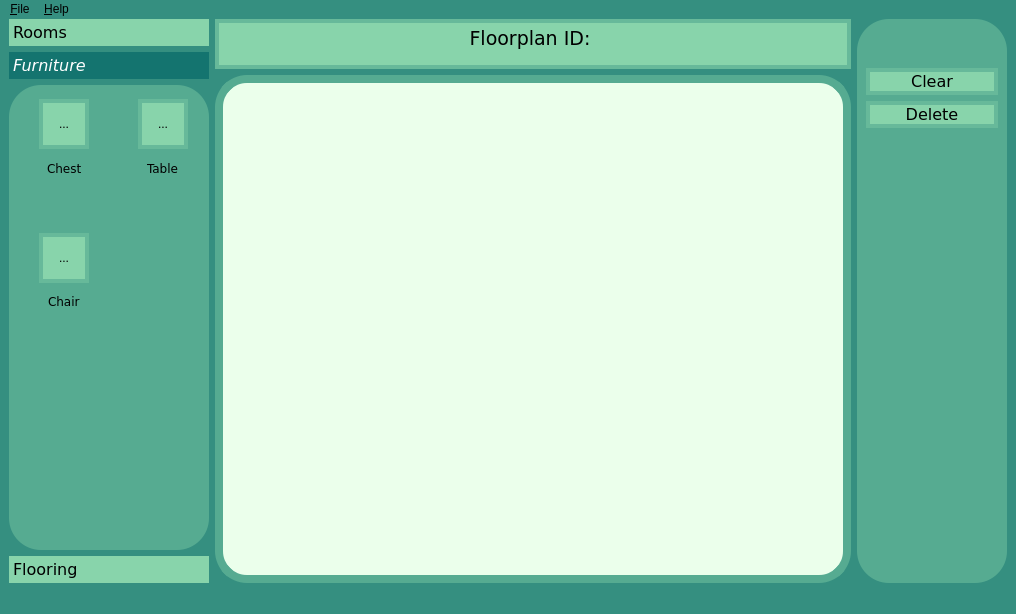
<?xml version="1.0" encoding="UTF-8"?>
<ui version="4.0">
 <class>EditWindow</class>
 <widget class="QMainWindow" name="EditWindow">
  <property name="geometry">
   <rect>
    <x>0</x>
    <y>0</y>
    <width>1016</width>
    <height>614</height>
   </rect>
  </property>
  <property name="windowTitle">
   <string>MainWindow</string>
  </property>
  <property name="styleSheet">
   <string notr="true">background: rgba(53, 143, 128, 1);</string>
  </property>
  <widget class="QWidget" name="centralwidget">
   <layout class="QVBoxLayout" name="verticalLayout">
    <property name="spacing">
     <number>0</number>
    </property>
    <property name="topMargin">
     <number>0</number>
    </property>
    <item>
     <widget class="QFrame" name="frame_2">
      <property name="frameShape">
       <enum>QFrame::Shape::NoFrame</enum>
      </property>
      <property name="frameShadow">
       <enum>QFrame::Shadow::Raised</enum>
      </property>
      <layout class="QHBoxLayout" name="horizontalLayout">
       <property name="leftMargin">
        <number>0</number>
       </property>
       <property name="topMargin">
        <number>0</number>
       </property>
       <property name="rightMargin">
        <number>0</number>
       </property>
       <property name="bottomMargin">
        <number>0</number>
       </property>
       <item>
        <widget class="QToolBox" name="toolBox">
         <property name="minimumSize">
          <size>
           <width>200</width>
           <height>0</height>
          </size>
         </property>
         <property name="maximumSize">
          <size>
           <width>200</width>
           <height>16777215</height>
          </size>
         </property>
         <property name="baseSize">
          <size>
           <width>0</width>
           <height>0</height>
          </size>
         </property>
         <property name="font">
          <font>
           <family>Verdana</family>
           <pointsize>12</pointsize>
           <bold>false</bold>
          </font>
         </property>
         <property name="styleSheet">
          <string notr="true">QToolBox::tab {
  	background:  rgba(136, 212, 171, 1);
	border-radius: 32px;
}

QToolBox::tab:selected { 
    	font: italic;
    	background:rgba(20, 116, 111, 1);
		color: rgb(255,255,255);
		border-radius: 32px;
}
</string>
         </property>
         <property name="frameShape">
          <enum>QFrame::Shape::NoFrame</enum>
         </property>
         <property name="currentIndex">
          <number>1</number>
         </property>
         <widget class="QWidget" name="roomsPage">
          <property name="geometry">
           <rect>
            <x>0</x>
            <y>0</y>
            <width>200</width>
            <height>435</height>
           </rect>
          </property>
          <property name="styleSheet">
           <string notr="true">background:rgba(86, 171, 145, 1); 
border-radius: 32px;</string>
          </property>
          <attribute name="label">
           <string>Rooms</string>
          </attribute>
          <widget class="QWidget" name="gridLayoutWidget_3">
           <property name="geometry">
            <rect>
             <x>10</x>
             <y>20</y>
             <width>181</width>
             <height>261</height>
            </rect>
           </property>
           <layout class="QGridLayout" name="gridLayout_3">
            <item row="0" column="0" alignment="Qt::AlignmentFlag::AlignHCenter|Qt::AlignmentFlag::AlignVCenter">
             <widget class="QToolButton" name="btn_squareRoom">
              <property name="minimumSize">
               <size>
                <width>50</width>
                <height>50</height>
               </size>
              </property>
              <property name="styleSheet">
               <string notr="true">QToolButton{
	background: rgba(136, 212, 171, 1);
	border-width: 4px;
	border-style: solid;
	border-radius: 32px;
	border-color: rgba(103, 185, 154, 1);
}
QToolButton::hover {
	background: rgba(103, 185, 154, 1);
	border-width: 4px;
	border-style: solid;
	border-radius: 32px;
	border-color: rgba(103, 185, 154, 1);
}
</string>
              </property>
              <property name="text">
               <string/>
              </property>
              <property name="icon">
               <iconset>
                <normaloff>Images/square.png</normaloff>Images/square.png</iconset>
              </property>
             </widget>
            </item>
            <item row="0" column="1" alignment="Qt::AlignmentFlag::AlignHCenter|Qt::AlignmentFlag::AlignVCenter">
             <widget class="QToolButton" name="btn_rectangleRoom">
              <property name="minimumSize">
               <size>
                <width>50</width>
                <height>50</height>
               </size>
              </property>
              <property name="styleSheet">
               <string notr="true">QToolButton{
	background: rgba(136, 212, 171, 1);
	border-width: 4px;
	border-style: solid;
	border-radius: 32px;
	border-color: rgba(103, 185, 154, 1);
}
QToolButton::hover {
	background: rgba(103, 185, 154, 1);
	border-width: 4px;
	border-style: solid;
	border-radius: 32px;
	border-color: rgba(103, 185, 154, 1);
}
</string>
              </property>
              <property name="text">
               <string/>
              </property>
              <property name="icon">
               <iconset>
                <normaloff>Images/rectangle.png</normaloff>Images/rectangle.png</iconset>
              </property>
             </widget>
            </item>
            <item row="1" column="0" alignment="Qt::AlignmentFlag::AlignTop">
             <widget class="QLabel" name="lbl_squareRoom">
              <property name="minimumSize">
               <size>
                <width>0</width>
                <height>0</height>
               </size>
              </property>
              <property name="maximumSize">
               <size>
                <width>70</width>
                <height>50</height>
               </size>
              </property>
              <property name="font">
               <font>
                <family>Verdana</family>
               </font>
              </property>
              <property name="text">
               <string>Square Room</string>
              </property>
              <property name="alignment">
               <set>Qt::AlignmentFlag::AlignCenter</set>
              </property>
              <property name="wordWrap">
               <bool>true</bool>
              </property>
             </widget>
            </item>
            <item row="2" column="0" alignment="Qt::AlignmentFlag::AlignHCenter|Qt::AlignmentFlag::AlignVCenter">
             <widget class="QToolButton" name="btn_door">
              <property name="minimumSize">
               <size>
                <width>50</width>
                <height>50</height>
               </size>
              </property>
              <property name="styleSheet">
               <string notr="true">QToolButton{
	background: rgba(136, 212, 171, 1);
	border-width: 4px;
	border-style: solid;
	border-radius: 32px;
	border-color: rgba(103, 185, 154, 1);
}
QToolButton::hover {
	background: rgba(103, 185, 154, 1);
	border-width: 4px;
	border-style: solid;
	border-radius: 32px;
	border-color: rgba(103, 185, 154, 1);
}
</string>
              </property>
              <property name="text">
               <string/>
              </property>
              <property name="icon">
               <iconset>
                <normaloff>Images/door.png</normaloff>Images/door.png</iconset>
              </property>
             </widget>
            </item>
            <item row="3" column="0" alignment="Qt::AlignmentFlag::AlignHCenter|Qt::AlignmentFlag::AlignTop">
             <widget class="QLabel" name="label_15">
              <property name="minimumSize">
               <size>
                <width>75</width>
                <height>0</height>
               </size>
              </property>
              <property name="maximumSize">
               <size>
                <width>75</width>
                <height>50</height>
               </size>
              </property>
              <property name="font">
               <font>
                <family>Verdana</family>
               </font>
              </property>
              <property name="text">
               <string>Door</string>
              </property>
              <property name="alignment">
               <set>Qt::AlignmentFlag::AlignCenter</set>
              </property>
              <property name="wordWrap">
               <bool>true</bool>
              </property>
             </widget>
            </item>
            <item row="1" column="1">
             <widget class="QLabel" name="label_6">
              <property name="maximumSize">
               <size>
                <width>70</width>
                <height>50</height>
               </size>
              </property>
              <property name="font">
               <font>
                <family>Verdana</family>
               </font>
              </property>
              <property name="text">
               <string>Rectangle Room</string>
              </property>
              <property name="alignment">
               <set>Qt::AlignmentFlag::AlignCenter</set>
              </property>
              <property name="wordWrap">
               <bool>true</bool>
              </property>
             </widget>
            </item>
           </layout>
          </widget>
         </widget>
         <widget class="QWidget" name="furniturePage">
          <property name="geometry">
           <rect>
            <x>0</x>
            <y>0</y>
            <width>200</width>
            <height>435</height>
           </rect>
          </property>
          <property name="styleSheet">
           <string notr="true">background:rgba(86, 171, 145, 1); 
border-radius: 32px;</string>
          </property>
          <attribute name="label">
           <string>Furniture</string>
          </attribute>
          <widget class="QWidget" name="gridLayoutWidget_2">
           <property name="geometry">
            <rect>
             <x>9</x>
             <y>9</y>
             <width>191</width>
             <height>261</height>
            </rect>
           </property>
           <layout class="QGridLayout" name="gridLayout_2">
            <item row="0" column="0" alignment="Qt::AlignmentFlag::AlignHCenter|Qt::AlignmentFlag::AlignVCenter">
             <widget class="QToolButton" name="btn_Chest">
              <property name="minimumSize">
               <size>
                <width>50</width>
                <height>50</height>
               </size>
              </property>
              <property name="styleSheet">
               <string notr="true">QToolButton{
	background: rgba(136, 212, 171, 1);
	border-width: 4px;
	border-style: solid;
	border-radius: 32px;
	border-color: rgba(103, 185, 154, 1);
}
QToolButton::hover {
	background: rgba(103, 185, 154, 1);
	border-width: 4px;
	border-style: solid;
	border-radius: 32px;
	border-color: rgba(103, 185, 154, 1);
}
</string>
              </property>
              <property name="text">
               <string>...</string>
              </property>
              <property name="icon">
               <iconset>
                <normaloff>Images/chest.png</normaloff>Images/chest.png</iconset>
              </property>
             </widget>
            </item>
            <item row="1" column="0" alignment="Qt::AlignmentFlag::AlignHCenter|Qt::AlignmentFlag::AlignTop">
             <widget class="QLabel" name="label_5">
              <property name="font">
               <font>
                <family>Verdana</family>
               </font>
              </property>
              <property name="text">
               <string>Chest</string>
              </property>
             </widget>
            </item>
            <item row="2" column="0" alignment="Qt::AlignmentFlag::AlignHCenter|Qt::AlignmentFlag::AlignVCenter">
             <widget class="QToolButton" name="btn_Chair">
              <property name="minimumSize">
               <size>
                <width>50</width>
                <height>50</height>
               </size>
              </property>
              <property name="styleSheet">
               <string notr="true">QToolButton{
	background: rgba(136, 212, 171, 1);
	border-width: 4px;
	border-style: solid;
	border-radius: 32px;
	border-color: rgba(103, 185, 154, 1);
}
QToolButton::hover {
	background: rgba(103, 185, 154, 1);
	border-width: 4px;
	border-style: solid;
	border-radius: 32px;
	border-color: rgba(103, 185, 154, 1);
}
</string>
              </property>
              <property name="text">
               <string>...</string>
              </property>
              <property name="icon">
               <iconset>
                <normaloff>Images/chair.png</normaloff>Images/chair.png</iconset>
              </property>
             </widget>
            </item>
            <item row="1" column="1" alignment="Qt::AlignmentFlag::AlignHCenter|Qt::AlignmentFlag::AlignTop">
             <widget class="QLabel" name="label_8">
              <property name="font">
               <font>
                <family>Verdana</family>
               </font>
              </property>
              <property name="text">
               <string>Table</string>
              </property>
             </widget>
            </item>
            <item row="0" column="1" alignment="Qt::AlignmentFlag::AlignHCenter|Qt::AlignmentFlag::AlignVCenter">
             <widget class="QToolButton" name="btn_Table">
              <property name="minimumSize">
               <size>
                <width>50</width>
                <height>50</height>
               </size>
              </property>
              <property name="styleSheet">
               <string notr="true">QToolButton{
	background: rgba(136, 212, 171, 1);
	border-width: 4px;
	border-style: solid;
	border-radius: 32px;
	border-color: rgba(103, 185, 154, 1);
}
QToolButton::hover {
	background: rgba(103, 185, 154, 1);
	border-width: 4px;
	border-style: solid;
	border-radius: 32px;
	border-color: rgba(103, 185, 154, 1);
}
</string>
              </property>
              <property name="text">
               <string>...</string>
              </property>
              <property name="icon">
               <iconset>
                <normaloff>Images/table.png</normaloff>Images/table.png</iconset>
              </property>
             </widget>
            </item>
            <item row="3" column="0" alignment="Qt::AlignmentFlag::AlignHCenter|Qt::AlignmentFlag::AlignTop">
             <widget class="QLabel" name="label_9">
              <property name="font">
               <font>
                <family>Verdana</family>
               </font>
              </property>
              <property name="text">
               <string>Chair</string>
              </property>
             </widget>
            </item>
            <item row="3" column="1">
             <widget class="QLabel" name="label_10">
              <property name="text">
               <string/>
              </property>
             </widget>
            </item>
           </layout>
          </widget>
         </widget>
         <widget class="QWidget" name="flooringPage">
          <property name="geometry">
           <rect>
            <x>0</x>
            <y>0</y>
            <width>200</width>
            <height>435</height>
           </rect>
          </property>
          <property name="styleSheet">
           <string notr="true">background:rgba(86, 171, 145, 1); 
border-radius: 32px;</string>
          </property>
          <attribute name="label">
           <string>Flooring</string>
          </attribute>
          <widget class="QWidget" name="gridLayoutWidget">
           <property name="geometry">
            <rect>
             <x>9</x>
             <y>9</y>
             <width>191</width>
             <height>261</height>
            </rect>
           </property>
           <layout class="QGridLayout" name="gridLayout">
            <property name="sizeConstraint">
             <enum>QLayout::SizeConstraint::SetNoConstraint</enum>
            </property>
            <item row="2" column="1" alignment="Qt::AlignmentFlag::AlignHCenter|Qt::AlignmentFlag::AlignVCenter">
             <widget class="QToolButton" name="btn_friezeCut">
              <property name="minimumSize">
               <size>
                <width>50</width>
                <height>50</height>
               </size>
              </property>
              <property name="styleSheet">
               <string notr="true">QToolButton{
	background: rgba(136, 212, 171, 1);
	border-width: 4px;
	border-style: solid;
	border-radius: 32px;
	border-color: rgba(103, 185, 154, 1);
}
QToolButton::hover {
	background: rgba(103, 185, 154, 1);
	border-width: 4px;
	border-style: solid;
	border-radius: 32px;
	border-color: rgba(103, 185, 154, 1);
}
</string>
              </property>
              <property name="text">
               <string/>
              </property>
              <property name="icon">
               <iconset>
                <normaloff>Images/frieze.png</normaloff>Images/frieze.png</iconset>
              </property>
             </widget>
            </item>
            <item row="0" column="0" alignment="Qt::AlignmentFlag::AlignHCenter|Qt::AlignmentFlag::AlignVCenter">
             <widget class="QToolButton" name="btn_hardFloor">
              <property name="minimumSize">
               <size>
                <width>50</width>
                <height>50</height>
               </size>
              </property>
              <property name="styleSheet">
               <string notr="true">QToolButton{
	background: rgba(136, 212, 171, 1);
	border-width: 4px;
	border-style: solid;
	border-radius: 32px;
	border-color: rgba(103, 185, 154, 1);
}
QToolButton::hover {
	background: rgba(103, 185, 154, 1);
	border-width: 4px;
	border-style: solid;
	border-radius: 32px;
	border-color: rgba(103, 185, 154, 1);
}
</string>
              </property>
              <property name="text">
               <string/>
              </property>
              <property name="icon">
               <iconset>
                <normaloff>Images/hardfloor.png</normaloff>Images/hardfloor.png</iconset>
              </property>
             </widget>
            </item>
            <item row="1" column="0" alignment="Qt::AlignmentFlag::AlignHCenter|Qt::AlignmentFlag::AlignTop">
             <widget class="QLabel" name="label_11">
              <property name="font">
               <font>
                <family>Verdana</family>
               </font>
              </property>
              <property name="text">
               <string>Hard Floor</string>
              </property>
             </widget>
            </item>
            <item row="0" column="1" alignment="Qt::AlignmentFlag::AlignHCenter|Qt::AlignmentFlag::AlignVCenter">
             <widget class="QToolButton" name="btn_loopPile">
              <property name="minimumSize">
               <size>
                <width>50</width>
                <height>50</height>
               </size>
              </property>
              <property name="styleSheet">
               <string notr="true">QToolButton{
	background: rgba(136, 212, 171, 1);
	border-width: 4px;
	border-style: solid;
	border-radius: 32px;
	border-color: rgba(103, 185, 154, 1);
}
QToolButton::hover {
	background: rgba(103, 185, 154, 1);
	border-width: 4px;
	border-style: solid;
	border-radius: 32px;
	border-color: rgba(103, 185, 154, 1);
}
</string>
              </property>
              <property name="text">
               <string/>
              </property>
              <property name="icon">
               <iconset>
                <normaloff>Images/looppile.png</normaloff>Images/looppile.png</iconset>
              </property>
             </widget>
            </item>
            <item row="2" column="0" alignment="Qt::AlignmentFlag::AlignHCenter|Qt::AlignmentFlag::AlignVCenter">
             <widget class="QToolButton" name="btn_cutPile">
              <property name="minimumSize">
               <size>
                <width>50</width>
                <height>50</height>
               </size>
              </property>
              <property name="styleSheet">
               <string notr="true">QToolButton{
	background: rgba(136, 212, 171, 1);
	border-width: 4px;
	border-style: solid;
	border-radius: 32px;
	border-color: rgba(103, 185, 154, 1);
}
QToolButton::hover {
	background: rgba(103, 185, 154, 1);
	border-width: 4px;
	border-style: solid;
	border-radius: 32px;
	border-color: rgba(103, 185, 154, 1);
}
</string>
              </property>
              <property name="text">
               <string/>
              </property>
              <property name="icon">
               <iconset>
                <normaloff>Images/cutpile.png</normaloff>Images/cutpile.png</iconset>
              </property>
             </widget>
            </item>
            <item row="1" column="1" alignment="Qt::AlignmentFlag::AlignHCenter|Qt::AlignmentFlag::AlignTop">
             <widget class="QLabel" name="label_12">
              <property name="font">
               <font>
                <family>Verdana</family>
               </font>
              </property>
              <property name="text">
               <string>Loop Pile</string>
              </property>
             </widget>
            </item>
            <item row="3" column="0" alignment="Qt::AlignmentFlag::AlignHCenter|Qt::AlignmentFlag::AlignTop">
             <widget class="QLabel" name="label_13">
              <property name="font">
               <font>
                <family>Verdana</family>
               </font>
              </property>
              <property name="text">
               <string>Cut Pile</string>
              </property>
             </widget>
            </item>
            <item row="3" column="1" alignment="Qt::AlignmentFlag::AlignHCenter|Qt::AlignmentFlag::AlignTop">
             <widget class="QLabel" name="label_14">
              <property name="font">
               <font>
                <family>Verdana</family>
               </font>
              </property>
              <property name="text">
               <string>Frieze-Cut</string>
              </property>
             </widget>
            </item>
           </layout>
          </widget>
         </widget>
        </widget>
       </item>
       <item>
        <layout class="QVBoxLayout" name="verticalLayout_3">
         <item>
          <widget class="QTextBrowser" name="floorID">
           <property name="sizePolicy">
            <sizepolicy hsizetype="Expanding" vsizetype="Fixed">
             <horstretch>0</horstretch>
             <verstretch>0</verstretch>
            </sizepolicy>
           </property>
           <property name="minimumSize">
            <size>
             <width>100</width>
             <height>25</height>
            </size>
           </property>
           <property name="maximumSize">
            <size>
             <width>16777215</width>
             <height>50</height>
            </size>
           </property>
           <property name="font">
            <font>
             <family>Verdana</family>
             <pointsize>14</pointsize>
            </font>
           </property>
           <property name="styleSheet">
            <string notr="true">background: rgba(136, 212, 171, 1);
border-width: 4px;
border-style: solid;
border-radius: 32px;
border-color: rgba(103, 185, 154, 1);</string>
           </property>
           <property name="html">
            <string>&lt;!DOCTYPE HTML PUBLIC &quot;-//W3C//DTD HTML 4.0//EN&quot; &quot;http://www.w3.org/TR/REC-html40/strict.dtd&quot;&gt;
&lt;html&gt;&lt;head&gt;&lt;meta name=&quot;qrichtext&quot; content=&quot;1&quot; /&gt;&lt;meta charset=&quot;utf-8&quot; /&gt;&lt;style type=&quot;text/css&quot;&gt;
p, li { white-space: pre-wrap; }
hr { height: 1px; border-width: 0; }
li.unchecked::marker { content: &quot;\2610&quot;; }
li.checked::marker { content: &quot;\2612&quot;; }
&lt;/style&gt;&lt;/head&gt;&lt;body style=&quot; font-family:'Verdana'; font-size:14pt; font-weight:400; font-style:normal;&quot;&gt;
&lt;p align=&quot;center&quot; style=&quot; margin-top:0px; margin-bottom:0px; margin-left:0px; margin-right:0px; -qt-block-indent:0; text-indent:0px;&quot;&gt;&lt;span style=&quot; font-family:'Segoe UI';&quot;&gt;Floorplan ID: &lt;/span&gt;&lt;/p&gt;&lt;/body&gt;&lt;/html&gt;</string>
           </property>
          </widget>
         </item>
         <item>
          <widget class="QGraphicsView" name="graphicsView">
           <property name="minimumSize">
            <size>
             <width>400</width>
             <height>0</height>
            </size>
           </property>
           <property name="styleSheet">
            <string notr="true">background: rgb(235,255,235);
border-radius:32px;
border-color: rgba(86, 171, 145, 1); 
border-width: 8px;
border-style: solid;</string>
           </property>
          </widget>
         </item>
        </layout>
       </item>
       <item>
        <widget class="QFrame" name="frame">
         <property name="minimumSize">
          <size>
           <width>150</width>
           <height>0</height>
          </size>
         </property>
         <property name="styleSheet">
          <string notr="true">background:rgba(86, 171, 145, 1); 
border-radius: 32px;</string>
         </property>
         <property name="frameShape">
          <enum>QFrame::Shape::StyledPanel</enum>
         </property>
         <property name="frameShadow">
          <enum>QFrame::Shadow::Raised</enum>
         </property>
         <layout class="QVBoxLayout" name="verticalLayout_2">
          <item>
           <spacer name="verticalSpacer_2">
            <property name="orientation">
             <enum>Qt::Orientation::Vertical</enum>
            </property>
            <property name="sizeType">
             <enum>QSizePolicy::Policy::Fixed</enum>
            </property>
            <property name="sizeHint" stdset="0">
             <size>
              <width>20</width>
              <height>40</height>
             </size>
            </property>
           </spacer>
          </item>
          <item>
           <widget class="QPushButton" name="btn_clear">
            <property name="minimumSize">
             <size>
              <width>0</width>
              <height>25</height>
             </size>
            </property>
            <property name="font">
             <font>
              <family>Verdana</family>
              <pointsize>12</pointsize>
             </font>
            </property>
            <property name="styleSheet">
             <string notr="true">QPushButton{
	background: rgba(136, 212, 171, 1);
	border-width: 4px;
	border-style: solid;
	border-radius: 32px;
	border-color: rgba(103, 185, 154, 1);
}
QPushButton::hover {
	background: rgba(103, 185, 154, 1);
	border-width: 4px;
	border-style: solid;
	border-radius: 32px;
	border-color: rgba(103, 185, 154, 1);
}
</string>
            </property>
            <property name="text">
             <string>Clear</string>
            </property>
           </widget>
          </item>
          <item>
           <widget class="QPushButton" name="btn_delete">
            <property name="minimumSize">
             <size>
              <width>0</width>
              <height>25</height>
             </size>
            </property>
            <property name="font">
             <font>
              <family>Verdana</family>
              <pointsize>12</pointsize>
             </font>
            </property>
            <property name="styleSheet">
             <string notr="true">QPushButton{
	background: rgba(136, 212, 171, 1);
	border-width: 4px;
	border-style: solid;
	border-radius: 32px;
	border-color: rgba(103, 185, 154, 1);
}
QPushButton::hover {
	background: rgba(103, 185, 154, 1);
	border-width: 4px;
	border-style: solid;
	border-radius: 32px;
	border-color: rgba(103, 185, 154, 1);
}
</string>
            </property>
            <property name="text">
             <string>Delete</string>
            </property>
           </widget>
          </item>
          <item>
           <spacer name="verticalSpacer">
            <property name="orientation">
             <enum>Qt::Orientation::Vertical</enum>
            </property>
            <property name="sizeHint" stdset="0">
             <size>
              <width>20</width>
              <height>40</height>
             </size>
            </property>
           </spacer>
          </item>
         </layout>
        </widget>
       </item>
      </layout>
     </widget>
    </item>
   </layout>
  </widget>
  <widget class="QMenuBar" name="menubar">
   <property name="geometry">
    <rect>
     <x>0</x>
     <y>0</y>
     <width>1016</width>
     <height>26</height>
    </rect>
   </property>
   <widget class="QMenu" name="menu_Help">
    <property name="title">
     <string>&amp;Help</string>
    </property>
    <addaction name="action_About"/>
   </widget>
   <widget class="QMenu" name="menuFile">
    <property name="title">
     <string>&amp;File</string>
    </property>
    <addaction name="action_Open"/>
    <addaction name="action_New"/>
    <addaction name="action_Save"/>
    <addaction name="action_SaveAs"/>
    <addaction name="separator"/>
    <addaction name="action_Quit"/>
   </widget>
   <addaction name="menuFile"/>
   <addaction name="menu_Help"/>
  </widget>
  <widget class="QStatusBar" name="statusbar"/>
  <action name="action_About">
   <property name="icon">
    <iconset theme="QIcon::ThemeIcon::HelpAbout"/>
   </property>
   <property name="text">
    <string>&amp;About</string>
   </property>
  </action>
  <action name="action_Open">
   <property name="icon">
    <iconset theme="QIcon::ThemeIcon::DocumentOpen"/>
   </property>
   <property name="text">
    <string>&amp;Open</string>
   </property>
  </action>
  <action name="action_New">
   <property name="icon">
    <iconset theme="QIcon::ThemeIcon::DocumentNew"/>
   </property>
   <property name="text">
    <string>&amp;New</string>
   </property>
  </action>
  <action name="action_Save">
   <property name="icon">
    <iconset theme="QIcon::ThemeIcon::DocumentSave"/>
   </property>
   <property name="text">
    <string>&amp;Save</string>
   </property>
  </action>
  <action name="action_SaveAs">
   <property name="icon">
    <iconset theme="QIcon::ThemeIcon::DocumentSaveAs"/>
   </property>
   <property name="text">
    <string>&amp;Save As</string>
   </property>
  </action>
  <action name="action_Quit">
   <property name="icon">
    <iconset theme="QIcon::ThemeIcon::ApplicationExit"/>
   </property>
   <property name="text">
    <string>&amp;Quit</string>
   </property>
  </action>
 </widget>
 <resources/>
 <connections/>
</ui>
